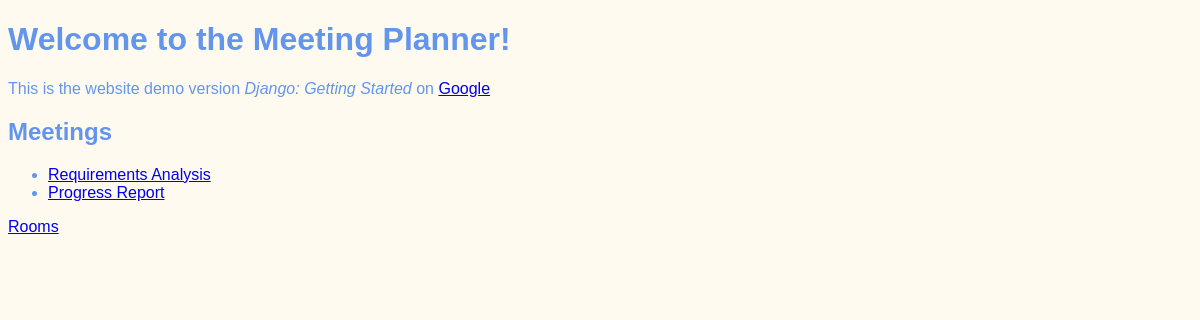
The app's page /, older data.
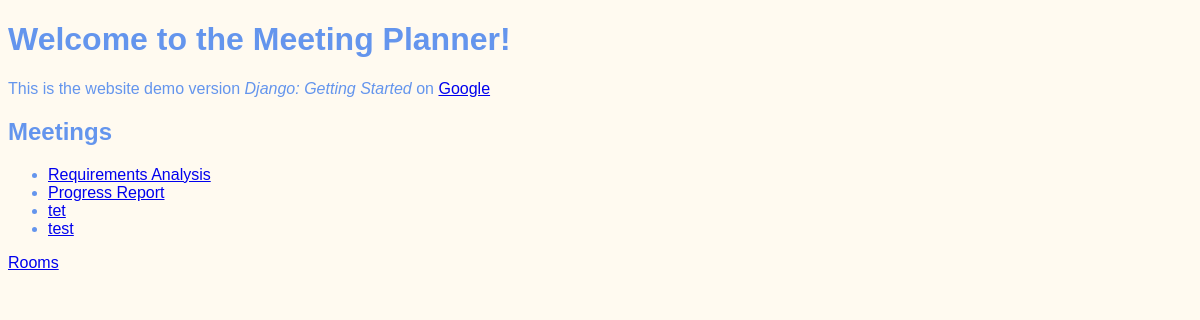
The same page, newer data.
### meetings/models.py (models this page shows, shortened)
class Meeting(models.Model):
    title = models.CharField(max_length=200)
    date = models.DateField()
    start_time = models.TimeField(default=time(9))
    duration = models.IntegerField(default=1)
    room = models.ForeignKey(Room, on_delete=models.CASCADE)

### website/views.py (the view)
# urls.py: path('', welcome, name='welcome'),
def welcome(request):
    return render(request, "website/welcome.html",
                  {"message": "This data was sent from the view to template",
                   "meetings": Meeting.objects.all()})

### website/templates/website/welcome.html (shortened to what this page needs)
{% extends "base.html" %}
{% block content %}
<h1>Welcome to the Meeting Planner!</h1>
<p>
    This is the website demo version
    <em> Django: Getting Started</em>
    on <a href="https://www.google.com"> Google</a>
</p>
<h2> Meetings </h2>
<ul>
    {% for meeting in meetings %}
    <li>
        <a href="{% url 'detail' meeting.id %}">
            {{ meeting.title }} </a>
    </li>
    {% endfor %}
</ul>
 <a href="{% url 'rooms' %}">Rooms</a>
{% endblock %}

Row changes from the older to the newer data that the page shows:
added Meeting: title "tet"
added Meeting: title "test"
